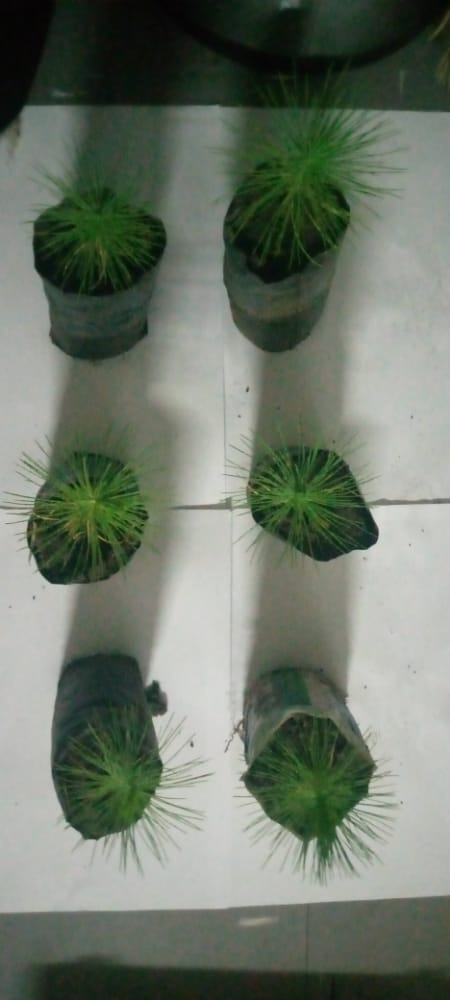
#> input picture app/tests/boot/imgs/trees.jpeg, 450 x 1000 px, found by its file name
$ python detect-edge.py
#> lines starting #> are read from the running program, lines starting #| are printed output that depends on the picture; after the words box and inside, x2 and y2 are one past the last pixel; in counts of white or black regions, pixels touching at a corner belong together
import cv2
import numpy as np

# load image
img = cv2.imread('boot/imgs/trees.jpeg')
#> img is the input picture: shape (1000, 450, 3); mean B, G, R 105.1, 118.3, 108.9
rsz_img = cv2.resize(img, None, fx=0.25, fy=0.25) # resize since image is huge
gray = cv2.cvtColor(rsz_img, cv2.COLOR_BGR2GRAY) # convert to grayscale
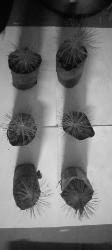
#> gray: shape (250, 112); min 3, max 217, mean 114

# threshold to get just the signature
retval, thresh_gray = cv2.threshold(gray, thresh=100, maxval=255, type=cv2.THRESH_BINARY)
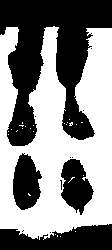
#> thresh_gray: shape (250, 112); 53.1% white; 12 black regions (8 under 20 px), largest, box (x1, y1, x2, y2) and area: (0, 0, 112, 146) 8611, (0, 224, 112, 250) 2153, (13, 153, 42, 210) 1180, (61, 159, 94, 215) 1158

# find where the signature is and make a cropped region
points = np.argwhere(thresh_gray==0) # find where the black pixels are
#> points = 13121 pairs, first value 0 to 249, second value 0 to 111
points = np.fliplr(points) # store them in x,y coordinates instead of row,col indices
#> points = 13121 pairs, first value 0 to 111, second value 0 to 249
x, y, w, h = cv2.boundingRect(points) # create a rectangle around those points
#> x = 0; y = 0; w = 112; h = 250
x, y, w, h = x-10, y-10, w+20, h+20 # make the box a little bigger
#> x = -10; y = -10; w = 132; h = 270
crop = gray[y:y+h, x:x+w] # create a cropped region of the gray image

# get the thresholded crop
retval, thresh_crop = cv2.threshold(crop, thresh=200, maxval=255, type=cv2.THRESH_BINARY)

# display
cv2.imshow("Cropped and thresholded image", thresh_crop)
cv2.waitKey(0)

$ run again, with app/tests/boot/imgs/1.jpeg copied over app/tests/boot/imgs/trees.jpeg
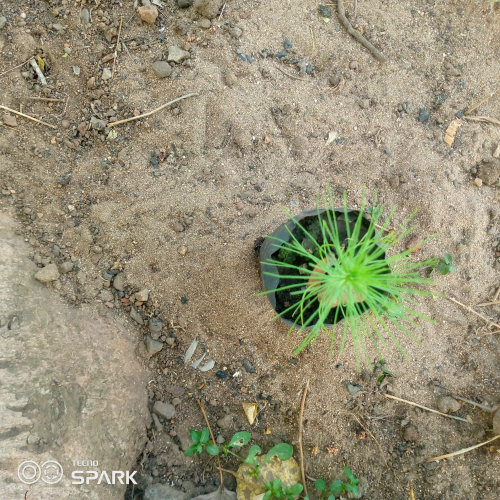
#> input picture app/tests/boot/imgs/1.jpeg, 1000 x 1000 px, found by its file name (shown at 1/2 size)
#> img is the input picture: shape (1000, 1000, 3); mean B, G, R 119, 144.2, 149.7
#> `gray = cv2.cvtColor(rsz_img, cv2.COLOR_BGR2GRAY)`:
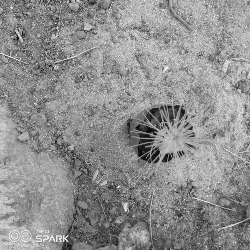
#> gray: shape (250, 250); min 1, max 248, mean 143.1
#> `retval, thresh_gray = cv2.threshold(gray, thresh=100, maxval=255, type..`:
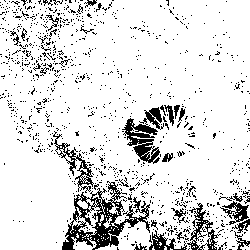
#> thresh_gray: shape (250, 250); 86.9% white; black in thin lines or dots
#> points = 8158 pairs, first value 0 to 249, second value 0 to 249
#> `x, y, w, h = cv2.boundingRect(points)`: x = 0; w = 250
#> `x, y, w, h = x-10, y-10, w+20, h+20`: x = -10; w = 270

$ run again, with app/tests/boot/imgs/2.jpeg copied over app/tests/boot/imgs/trees.jpeg
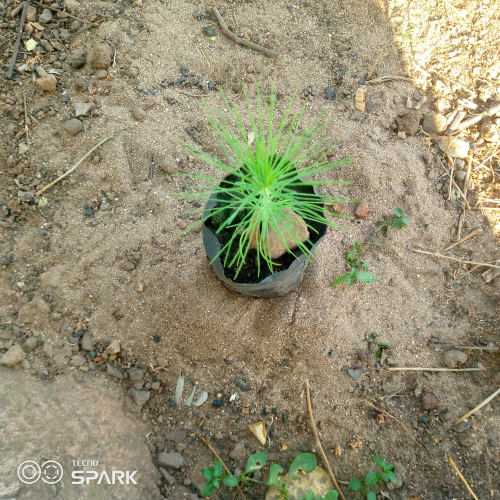
#> input picture app/tests/boot/imgs/2.jpeg, 1000 x 1000 px, found by its file name (shown at 1/2 size)
#> img is the input picture: shape (1000, 1000, 3); mean B, G, R 114.3, 141.6, 147.1
#> `gray = cv2.cvtColor(rsz_img, cv2.COLOR_BGR2GRAY)`:
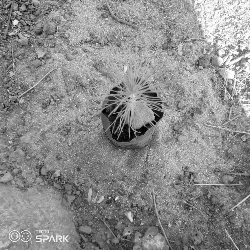
#> gray: shape (250, 250); min 1, max 255, mean 140.3
#> `retval, thresh_gray = cv2.threshold(gray, thresh=100, maxval=255, type..`:
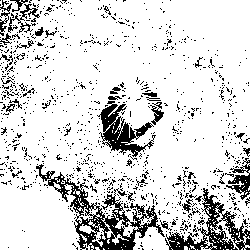
#> thresh_gray: shape (250, 250); 84% white; black in thin lines or dots
#> points = 9980 pairs, first value 0 to 249, second value 0 to 249
#> `x, y, w, h = cv2.boundingRect(points)`: x = 0; w = 250
#> `x, y, w, h = x-10, y-10, w+20, h+20`: x = -10; w = 270
